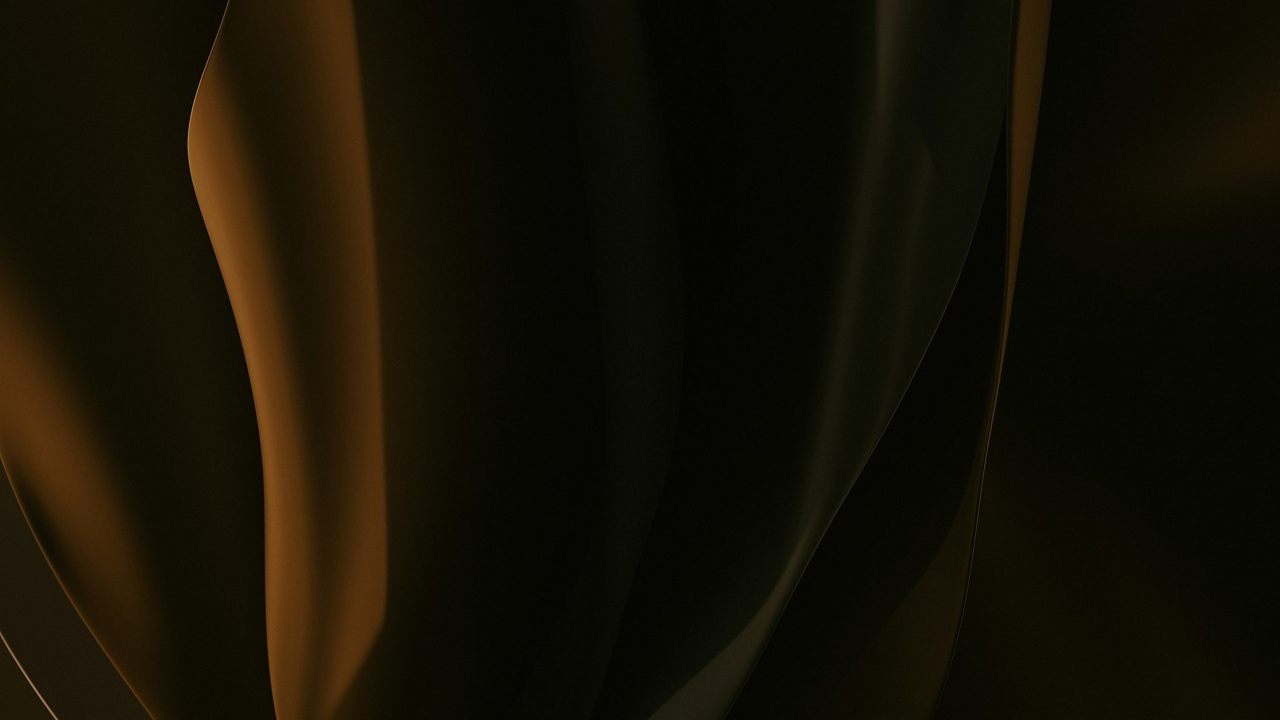
#> input picture assets/slides/03-bronze.jpg, 2560 x 1440 px, found by its file name (shown at 1/2 size); its folder holds only this picture in this run
$ python make_motion.py
#> lines starting #> are read from the running program, lines starting #| are printed output that depends on the picture
#!/usr/bin/env python3
"""
Compute a per-image motion for every slide → assets/motion.json.

The screens hold the background almost still; what little movement there is has
to suit the picture, or it looks like a screensaver from 2003. So instead of one
Ken-Burns for everything, each image is analysed and gets its own drift:

  * a picture with a strong horizon (a landscape, Earth's limb from the ISS)
    drifts sideways — moving *across* a horizon reads as camera movement, moving
    up and down through it reads as a mistake;
  * a picture with one bright subject in the middle (a nebula, a galaxy) gets a
    slow push in, so the subject grows;
  * a picture with detail spread everywhere (plasma, ribbons, waves) gets a lazy
    diagonal drift and a little zoom.

The duration is chosen so the *apparent speed* is the same for every image (a
big move takes proportionally longer). That is what keeps it calm: the eye
reads one constant drift across the whole rotation, never a zoom that suddenly
accelerates. Speed, not amplitude, is what makes it visible at all.

    python3 tools/make_motion.py                 # writes assets/motion.json
    python3 tools/make_motion.py --check         # print the table, write nothing

Values are "at intensity 1"; the screen multiplies them by the bgMotion setting
(subtle 0.6 · gentle 1 · lively 1.5) and clamps so the layer edge can never
show. Re-run after adding slides (the deploy also runs it for missing entries).
"""
import argparse
import json
import os
import sys

import numpy as np
from PIL import Image, ImageFilter

Image.MAX_IMAGE_PIXELS = None

SLIDES = "assets/slides"
OUT = "assets/motion.json"

# Ceilings at intensity 1, in % of the viewport. The layer sits at scale 1.20,
# i.e. 10% of overhang on each side; at the liveliest setting the pan reaches
# 6.0 x 1.5 = 9.0%, so an edge can never come into view.
#
# History, because this was got wrong twice: the first pass used 2.4 / 0.055,
# about 1.4 px/s on a 4K panel. The second raised the amplitude to 4.5 but left
# the period long, which measured 3.45 px/s — still invisible across a room,
# because what the eye detects is speed, not distance. This pass raises SPEED
# itself and shortens the period; amplitude moves only enough to give the drift
# somewhere to go. The easing was the other half of the problem: see app.js.
MAX_PAN = 6.0        # half-amplitude of the drift (peak-to-peak = 2x this)
MAX_ZOOM = 0.10      # added to the base scale over the animation
SPEED = 0.40         # % of the viewport per second — the constant that sets the pace
                     # (~11 px/s on a 4K panel, ~5.5 px/s at 1080p: a drift you
                     #  can see without staring, still far short of a screensaver)
DUR_MIN, DUR_MAX = 22.0, 55.0


def analyse(path):
    """Return (motion dict, debug dict) for one image."""
#> called with path = 'assets/slides/03-bronze.jpg'
    im = Image.open(path).convert("L")
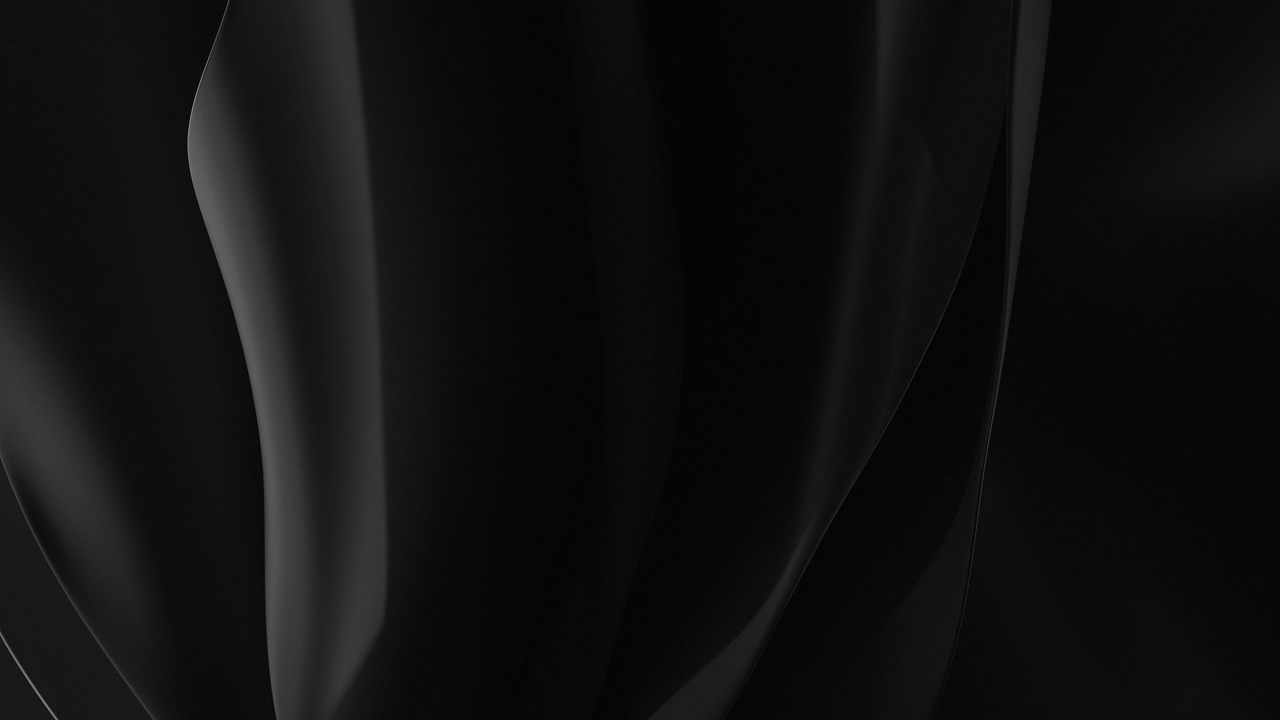
#> im: PIL image 2560x1440 L (shown at 1/2 size); min 0, max 153, mean 15.7
    im.thumbnail((320, 320))
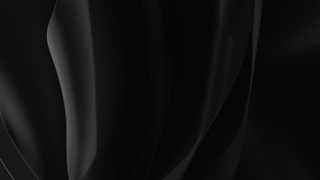
#> im: PIL image 320x180 L; min 4, max 101, mean 15.8
    g = np.asarray(im.filter(ImageFilter.GaussianBlur(1.1)), dtype=np.float32) / 255.0
    h, w = g.shape
#> h = 180; w = 320

    # Gradients. gx picks up vertical edges (detail across the frame),
    # gy picks up horizontal edges (horizons, cloud decks, the Earth's limb).
    gx = np.abs(np.diff(g, axis=1, prepend=g[:, :1]))
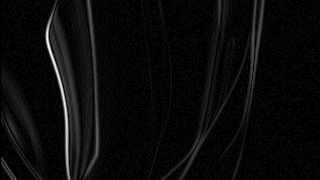
#> gx: shape (180, 320) float32; min 0, max 0.106, mean 0.00444; drawn with min black and max white
    gy = np.abs(np.diff(g, axis=0, prepend=g[:1, :]))
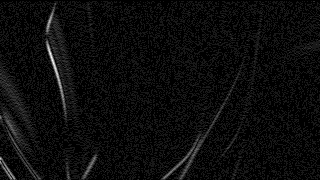
#> gy: shape (180, 320) float32; min 0, max 0.0392, mean 0.00185; drawn with min black and max white
    energy = gx + gy + 1e-6

    ys, xs = np.mgrid[0:h, 0:w]

    def centroid(weight):
        """(cx, cy, spread_x, spread_y) of a weight map, in -1..1 from the centre."""
        t = float(weight.sum())
#> t = 362.3
        mx = float((weight * xs).sum() / t / (w - 1) * 2 - 1)
#> mx = -0.197
        my = float((weight * ys).sum() / t / (h - 1) * 2 - 1)
#> my = 0.0283
        sx = float(np.sqrt((weight * (xs / (w - 1) * 2 - 1 - mx) ** 2).sum() / t))
#> sx = 0.551
        sy = float(np.sqrt((weight * (ys / (h - 1) * 2 - 1 - my) ** 2).sum() / t))
#> sy = 0.566
        return mx, my, sx, sy

    # Where the detail is — this sets which way the drift leads, and whether the
    # picture is wider than it is tall in the way it carries detail.
    cx, cy, spread_x, spread_y = centroid(energy)
#> cx = -0.197; cy = 0.0283; spread_x = 0.551; spread_y = 0.566
    spread = (spread_x + spread_y) / 2
#> spread = 0.559
    # Where the *light* is. Edge energy can't tell a galaxy from its starfield (the
    # stars win on count), but bright mass can: a subject is a concentrated glow.
    bright = np.clip(g - np.percentile(g, 45), 0, None) ** 1.6 + 1e-6
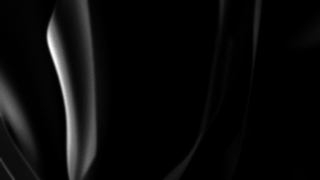
#> bright: shape (180, 320) float32; min 1e-06, max 0.156, mean 0.00632; drawn with min black and max white
    bx, by, bsx, bsy = centroid(bright)
#> bx = -0.545; by = 0.0601; bsx = 0.333; bsy = 0.533
    bspread = (bsx + bsy) / 2
#> bspread = 0.433

    # Horizon: horizontal edges dominating, and packed into a few rows.
    rows = gy.sum(axis=1)
#> rows = 180 values, max 0.808 at index 171, min 0 at index 0, mean 0.591
    band = float(np.sort(rows)[-max(1, h // 10):].sum() / max(rows.sum(), 1e-6))
#> band = 0.128
    horiz_ratio = float(gy.sum() / (gx.sum() + 1e-6))
#> horiz_ratio = 0.416
    horizon = min(1.0, max(0.0, (band - 0.20) / 0.30) * min(1.5, horiz_ratio) / 1.5)
#> horizon = 0

    # Subject-ness: concentrated light, and not a horizon (a sunset is bright and
    # tight too, but pushing into a horizon just crops it).
    subject = max(0.0, min(1.0, (0.50 - bspread) / 0.20)) * (1.0 - horizon)
#> subject = 0.336

    # --- pick the motion -----------------------------------------------------
    # Horizontal weight goes up with horizon-ness; vertical is suppressed by it.
    ax = 0.55 + 0.45 * horizon
#> ax = 0.55
    ay = (0.55 - 0.45 * horizon) * (0.5 + 0.5 * min(1.0, spread_y / max(spread_x, 1e-3)))
#> ay = 0.55
    # Lead the drift towards the busy side (the image moves the other way, so the
    # detail travels into the middle of the frame).
    lead_x = cx if abs(cx) > 0.05 else bx
#> lead_x = -0.197
    lead_y = cy if abs(cy) > 0.05 else by
#> lead_y = 0.0601
    dirx = -1.0 if lead_x > 0 else 1.0
#> dirx = 1
    diry = -1.0 if lead_y > 0 else 1.0
#> diry = -1
    # A subject in the middle wants scale, not travel.
    travel = 1.0 - 0.55 * subject
#> travel = 0.815
    x = MAX_PAN * ax * travel * dirx
#> x = 2.69
    y = MAX_PAN * ay * travel * diry
#> y = -2.69
    z = MAX_ZOOM * (0.22 + 0.78 * subject)
#> z = 0.0482

    # Constant apparent speed: how far anything on screen actually moves.
    path_pct = 2 * (x * x + y * y) ** 0.5 + z * 50
#> path_pct = 10.02
    dur = round(min(DUR_MAX, max(DUR_MIN, path_pct / SPEED)))
#> dur = 25

    motion = {"x": round(x, 2), "y": round(y, 2), "z": round(z, 3), "d": dur}
#> motion = {'x': 2.69, 'y': -2.69, 'z': 0.048, 'd': 25}
    dbg = {"cx": round(cx, 2), "cy": round(cy, 2), "spread": round(spread, 2),
           "bspread": round(bspread, 2), "horizon": round(horizon, 2), "subject": round(subject, 2)}
#> dbg = {'cx': -0.2, 'cy': 0.03, 'spread': 0.56, 'bspread': 0.43, 'horizon': 0, 'subject': 0.34}
    return motion, dbg


def main(argv=None):
    ap = argparse.ArgumentParser(description=__doc__, formatter_class=argparse.RawDescriptionHelpFormatter)
    ap.add_argument("--slides", default=SLIDES)
    ap.add_argument("--out", default=OUT)
    ap.add_argument("--check", action="store_true", help="print the table, write nothing")
    ap.add_argument("--only-missing", action="store_true", help="keep existing entries, only add new files")
    args = ap.parse_args(argv)

    old = {}
    if args.only_missing and os.path.exists(args.out):
        try:
            old = json.load(open(args.out))
        except Exception:
            old = {}

    files = sorted(f for f in os.listdir(args.slides) if f.lower().endswith((".jpg", ".jpeg", ".png", ".webp")))
    out, added = dict(old), 0
    for f in files:
        token = os.path.splitext(f)[0]
        if args.only_missing and token in out:
            continue
        m, d = analyse(os.path.join(args.slides, f))
        out[token] = m
        added += 1
        if args.check:
            print(f"{token:34s} x={m['x']:+5.2f} y={m['y']:+5.2f} z={m['z']:.3f} {m['d']:3d}s   "
                  f"horizon={d['horizon']:.2f} subject={d['subject']:.2f} bspread={d['bspread']:.2f}")
    # drop entries whose file is gone
    tokens = {os.path.splitext(f)[0] for f in files}
    out = {k: v for k, v in out.items() if k in tokens}
#> out = 1 item
    if args.check:
        print(f"\n{added} analysed, {len(out)} total")
        return 0
    json.dump(out, open(args.out, "w"), indent=0, sort_keys=True)
    print(f"{args.out}: {len(out)} entries ({added} newly analysed)")
#| assets/motion.json: 1 entries (1 newly analysed)
    return 0


if __name__ == "__main__":
    sys.exit(main())
#> (the program exits here)
